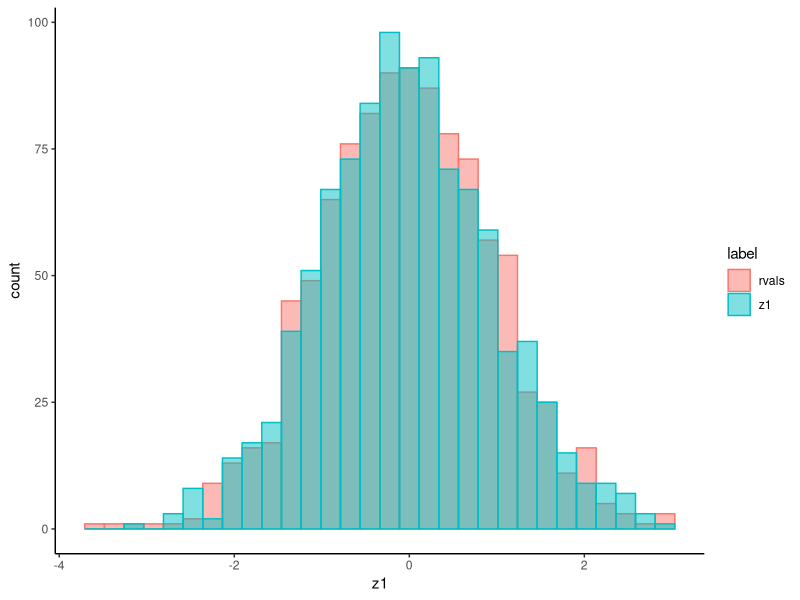

Reproduce this figure in R.
# check value in vector
# v <- c('a','b','c','e')
# 'b' %in% v
## returns TRUE

# match('b',v)
## returns the first location of 'b', in this case: 2

# Box-Muller Transform
n <- 1000
z1 <- rep(NA, n)
z2 <- rep(NA, n)
for (sim in 1:n) {
  u1 <- runif(1) # max=1 と指定しなくても、0<x<1の範囲に収まる.
  u2 <- runif(1)
  r <- sqrt(-2 * log(u1)) # log_e
  theta <- 2 * pi * u2
  z1[sim] <- r * cos(theta)
  z2[sim] <- r * sin(theta)
}
label <- rep("z1", n)
df <- as.data.frame(cbind(z1, label)) # cbin dfの行を作る. column bin

z1 <- rnorm(n) # 上書き
label <- rep("rvals", n) # 上書き
df2 <- as.data.frame(cbind(z1, label))

df3 <- rbind(df, df2) # row bind
df3$z1 <-as.numeric(df3$z1) # coerce to double precision

library("ggplot2")
ggplot(df3, aes(x = z1, color = label, fill = label)) +
  geom_histogram(position = "identity", alpha = 0.5) +
  theme(legend.position = "top") +
  theme_classic()
